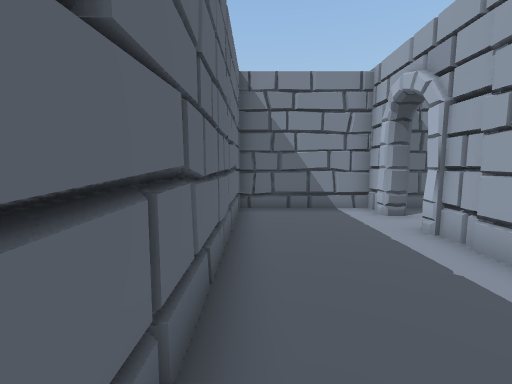
[1] (above)

22 first-person views from a walk through a Unity game level. The camera is 1.4 m above the floor, tilts 6° down and sees 90° across. The floor is counted in squares, 1 m on a side. Each view is taken from the middle of a square. On the plan, view 1 faces up. The plan holds only what a view shows up to about 13 squares ahead; the rest is blank. The place goes on beyond the plan. Some animated figures are not drawn. Door leaves are left out, so doorways stand open.

[2]
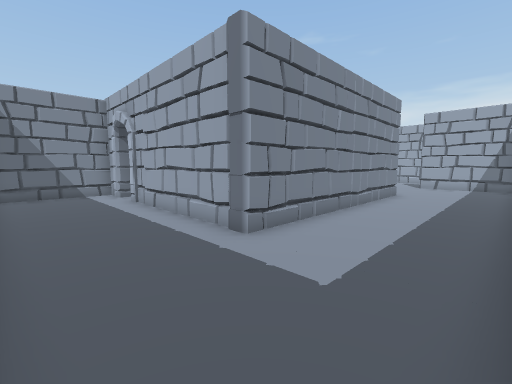

[3]
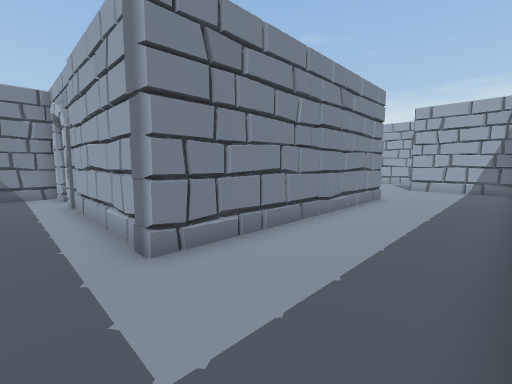

[4]
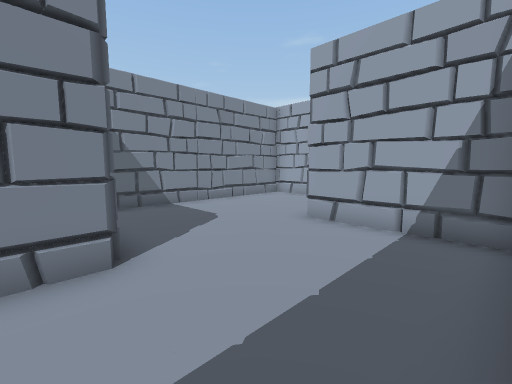

[5]
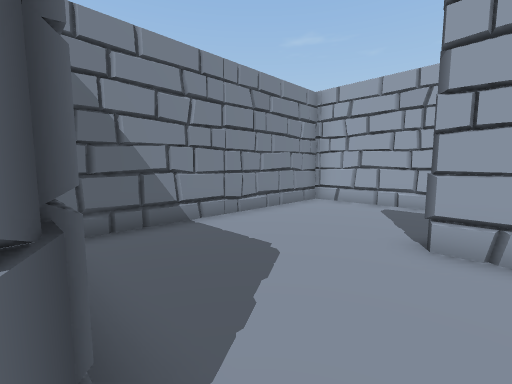

[6]
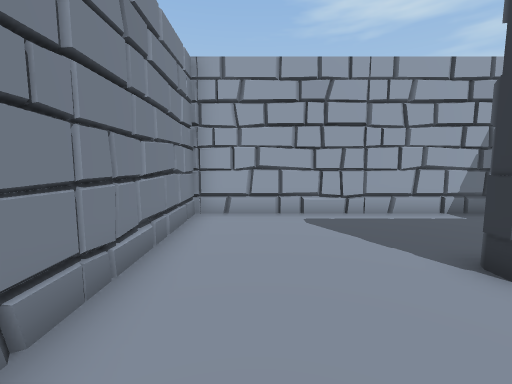

[7]
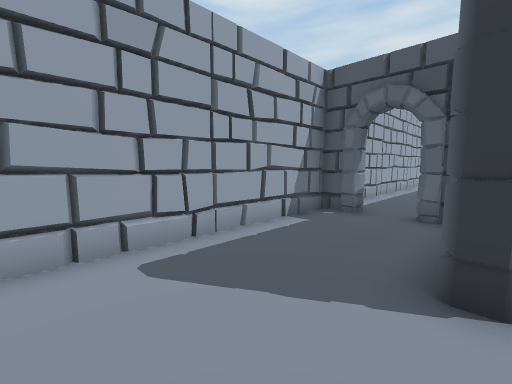

[8]
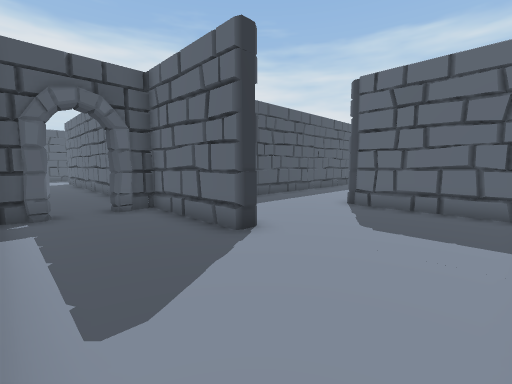

[9]
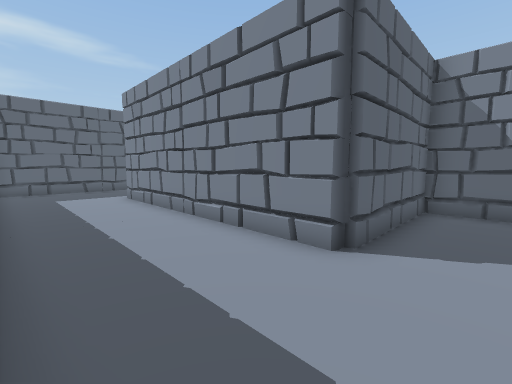

[10]
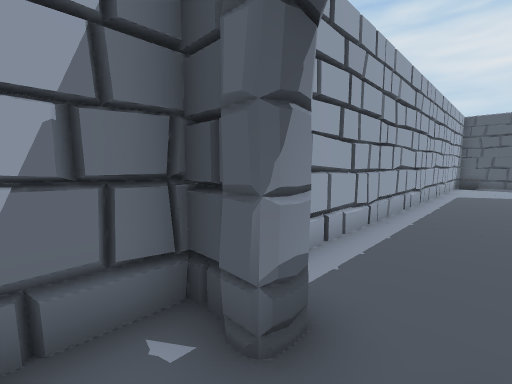

[11]
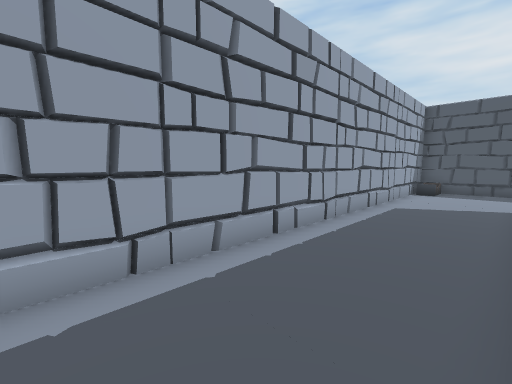

[12]
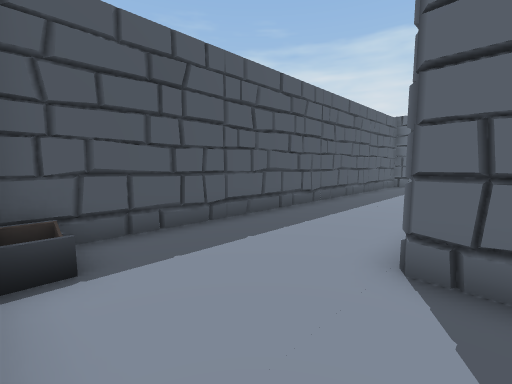

[13]
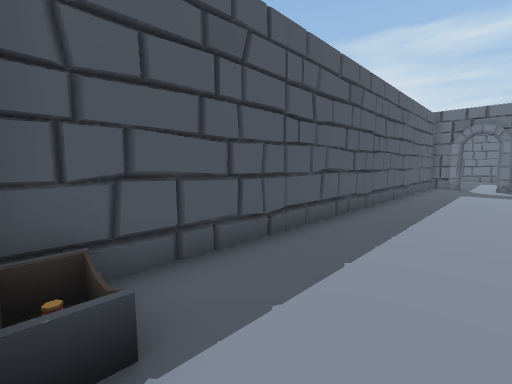

[14]
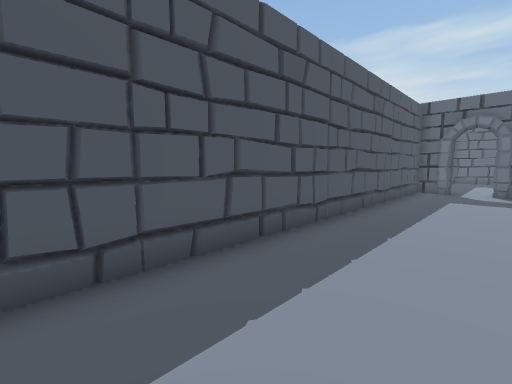

[15]
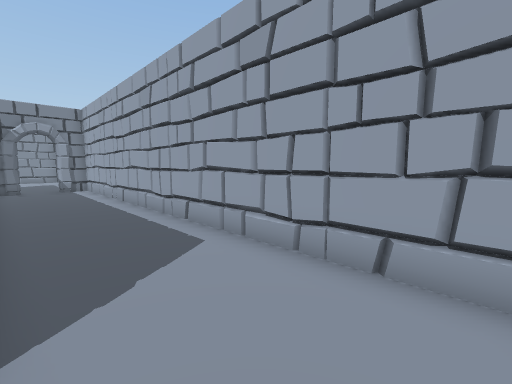

[16]
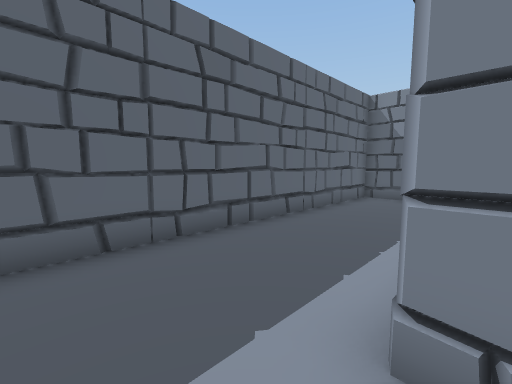

[17]
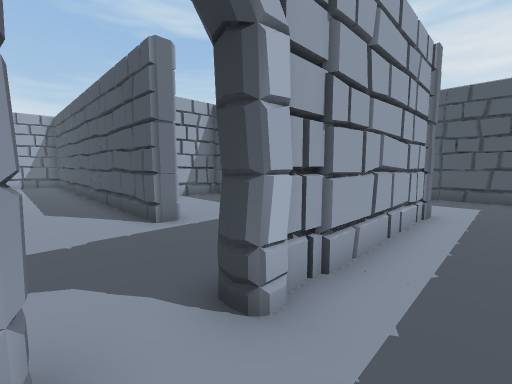

[18]
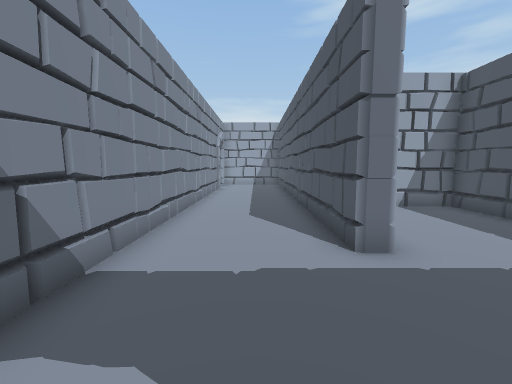

[19]
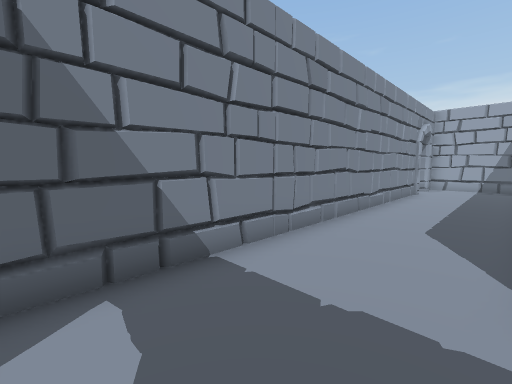

[20]
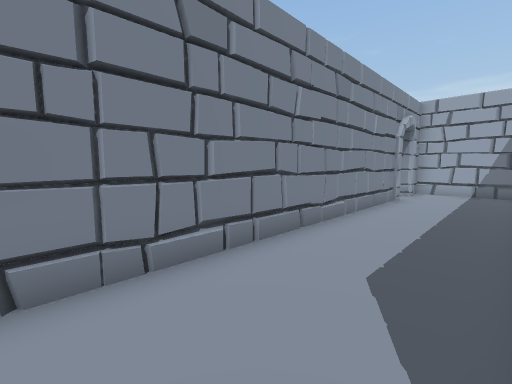

[21]
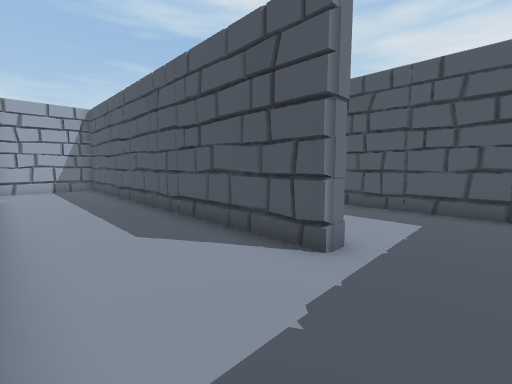

[22]
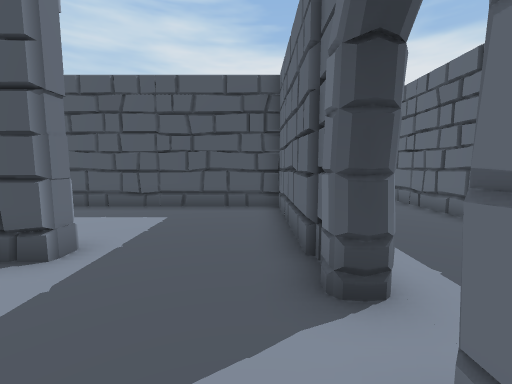

### Floor plan
Points are (right, up) in squares from view 1. A wall is a line through its corners. A room is listed if a view was taken in it or the views show most of it. See-through windows are left out.
Room 1 (views 1, 2, 3, 4, 5, 6, 7, 8, 9, 10, 16, 17, 18)
walls: (11.9, -5.3) (13.6, -5.3); (13.1, 1.6) (13.6, 1.2); (17.8, -5.1) (17.8, -1.1) (18.5, -1.1) (18.5, -5.3) (19.5, -5.3); (1.9, -5.3) (4.4, -5.3); (3.6, 4.2) (4.1, 4.2); (3.6, 5.4) (3.9, 5.5); (3.6, 5.5) (4, 5.5); (3.6, 5.6) (4.2, 5.4); (4, 6.9) (3.6, 7) (3.6, 8.4); (21.1, -5.3) (22.3, -5.3) (22.3, 3.7) (13.2, 3.7) (13.2, -1.2) (3.6, -1.2) (3.6, 5.5) (4.2, 5.5); (3.9, 8.2) (-0.5, 8.2) (-0.5, -5.1)
low walls: (4.2, 7) (3.6, 7)
ways out: opening at (20.5, -5.5) to room 2; opening at (4, 6) to room 3
Room 2 (views 11, 12, 13, 14, 15)
walls: (18.5, -18.9) (18.5, -19.8) (18.1, -20.1); (18.5, -9.8) (18.5, -11.9); (19.5, -5.9) (18.9, -5.9); (4.2, -20.9) (4.2, -21.5); (4.2, -23.1) (4.2, -24.3) (22.3, -24.3) (22.3, -6.9)
ways out: opening at (20.5, -5.5) to room 1; opening at (4, -22.5)
objects: potion (22, -23)
Room 3 (views 19, 20, 21, 22)
walls: (8, 3.9) (8, 4.4) (20.9, 4.4); (12.3, 0.2) (12.7, 0.4); (18.9, 8) (18.9, 8.5); (4.2, 4.5) (4.2, -0.6) (12.6, -0.6) (12.6, 1.5); (4.2, 5.5) (4.2, 4.9); (19.3, 8.2) (4.9, 8.2); (22.3, 4.9) (22.3, 8.3) (20.9, 8.2)
ways out: opening at (4, 6) to room 1; open door at (20, 8.5)

Where each view was taken, in squares from view 1:
view 1: 0 up, 0 right, facing up
view 2: 5 down, 0 right, facing up-right
view 3: 5 down, 2 right, facing up-right
view 4: 5 down, 12 right, facing up-right
view 5: 2 down, 13 right, facing up-right
view 6: 2 up, 15 right, facing right
view 7: 2 up, 18 right, facing down-right
view 8: 3 up, 22 right, facing down-left
view 9: 5 down, 15 right, facing up-left
view 10: 4 down, 20 right, facing down-right
view 11: 9 down, 19 right, facing down-right
view 12: 19 down, 22 right, facing down-left
view 13: 21 down, 22 right, facing down-left
view 14: 21 down, 19 right, facing down-left
view 15: 22 down, 19 right, facing up-right
view 16: 3 down, 4 right, facing up-left
view 17: 7 up, 2 right, facing down-right
view 18: 6 up, 4 right, facing right
view 19: 5 up, 5 right, facing up-right
view 20: 5 up, 8 right, facing up-right
view 21: 8 up, 6 right, facing down-right
view 22: 8 up, 5 right, facing down
